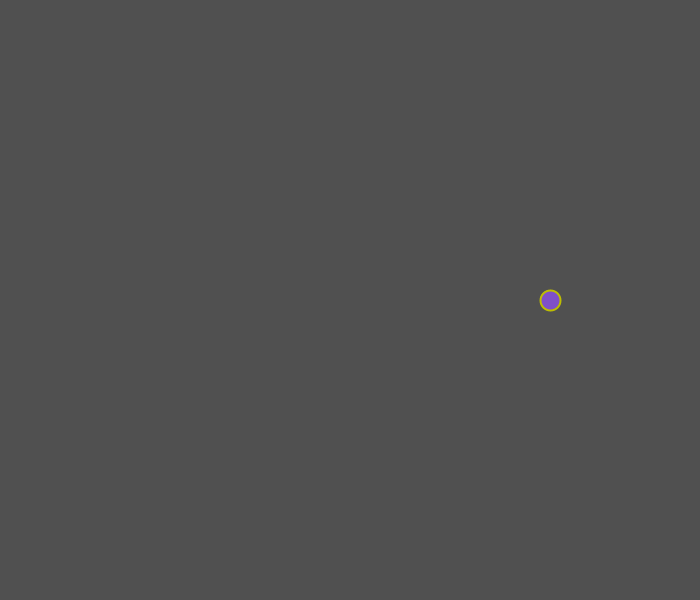
Frame 1 (no input)
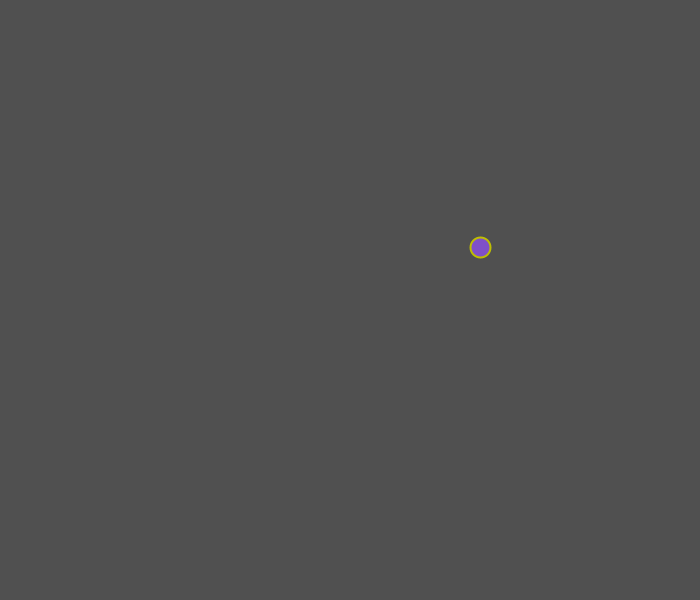
Frame 60 (the mouse pressed at the canvas centre just before this capture)
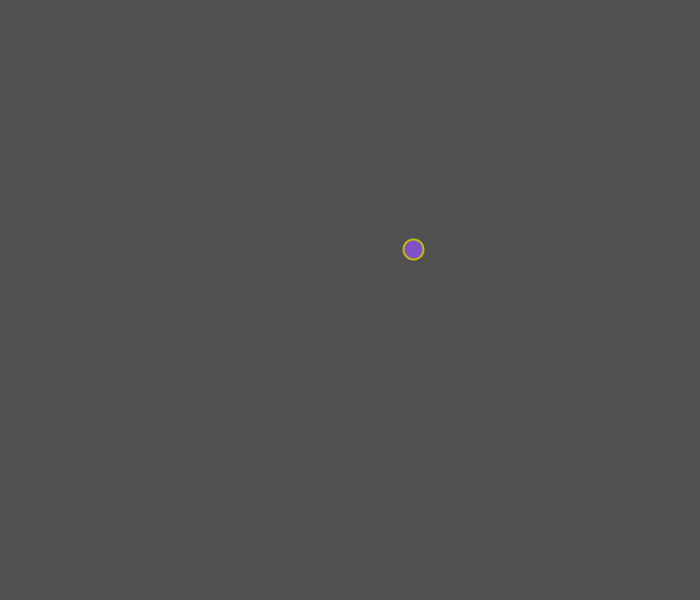
Frame 120 (the mouse held since frame 60 and released just before this capture)

The Processing sketch that drew these frames (run headless with seeded random() and noise(); from frame 60 on, the mouse is pressed at the canvas centre):

// Processing sketch: processing_150786
// ── processing_150786.pde

// Implementar una rutina que simule el movimiento de una partícula
// a lo largo de la espiral 2D de la figura. 

//Variables para el movimiento de la particula
float x;
float v = 0.1;
float r = 200;

void setup() {
  size(700,600);
  stroke(190,190,0);
  strokeWeight(2);
  fill(127,80,200);
  smooth();
}

void draw() {
  background(80);
  
  // Se dibuja la particula
  translate(r*cos(x), r*sin(x));
  ellipse(width/2, height/2, 20, 20);
  
  // Rutina para el siguiente movimiento
  if ( r > 0 ) {
    x += v;
    r -= 1;
  }
  else {
    v = 0;
  }
}
